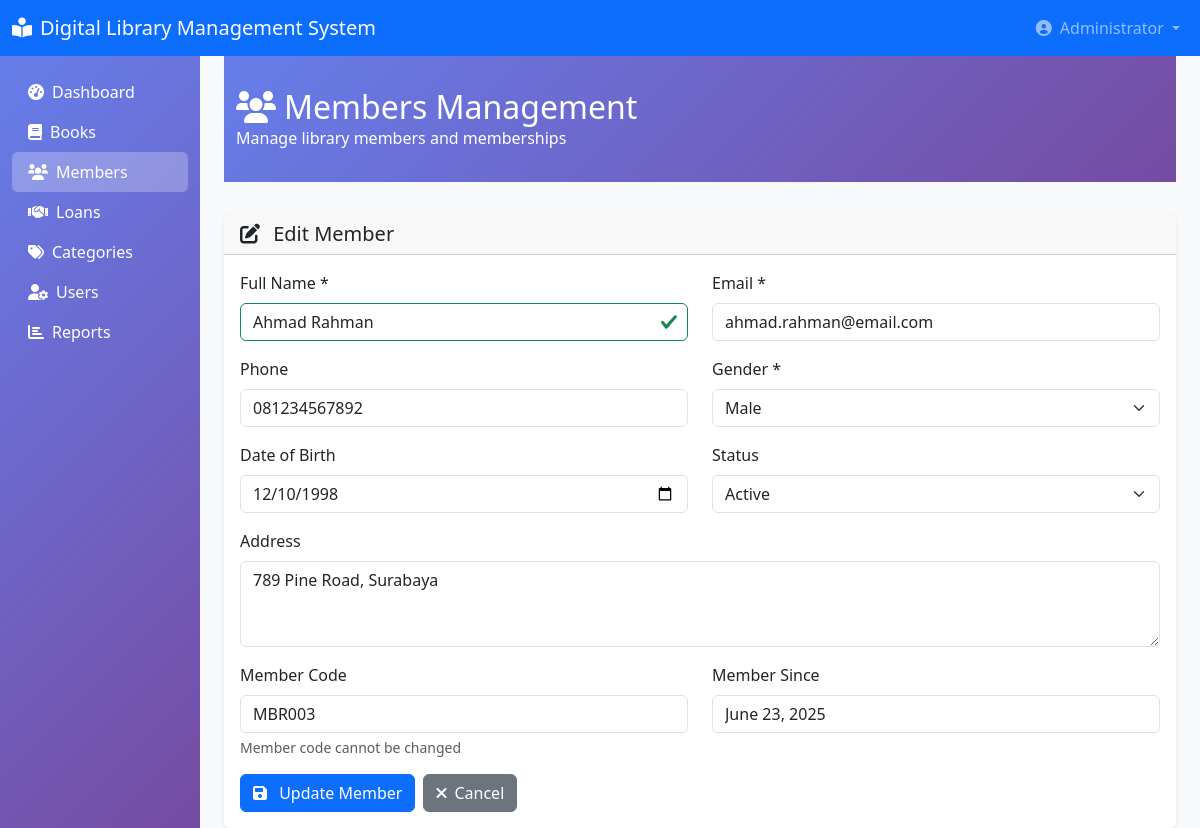
/members.php?action=edit&id=3 (signed in), run on the app's committed database.
### tables this page shows
CREATE TABLE `members` (
  `id` int NOT NULL,
  `member_code` varchar(20) NOT NULL,
  `full_name` varchar(100) NOT NULL,
  `email` varchar(100) NOT NULL,
  `phone` varchar(15) DEFAULT NULL,
  `address` text,
  `date_of_birth` date DEFAULT NULL,
  `gender` enum('male', 'female') NOT NULL,
  `member_since` date DEFAULT (curdate()),
  `status` enum('active', 'inactive', 'suspended') DEFAULT 'active',
  `created_at` timestamp NULL DEFAULT CURRENT_TIMESTAMP,
  `updated_at` timestamp NULL DEFAULT CURRENT_TIMESTAMP ON UPDATE CURRENT_TIMESTAMP
);

### config.php (called while the page is built, shortened)
<?php
class Database
{
    private static $instance = null;
    private $connection;
    private function __construct()
    {
        try {
            $this->connection = new PDO(
                "mysql:host=" . DB_HOST . ";dbname=" . DB_NAME . ";charset=utf8",
                DB_USER,
                DB_PASS,
                [
                    PDO::ATTR_ERRMODE => PDO::ERRMODE_EXCEPTION,
                    PDO::ATTR_DEFAULT_FETCH_MODE => PDO::FETCH_ASSOC,
                    PDO::ATTR_EMULATE_PREPARES => false
                ]
            );
        } catch (PDOException $e) {
            die("Database connection failed: " . $e->getMessage());
        }
    }
    public static function getInstance()
    {
        if (self::$instance === null) {
            self::$instance = new self();
        }
        return self::$instance;
    }
    public function getConnection()
    {
        return $this->connection;
    }
}
function isAdmin()
{
    return isset($_SESSION['role']) && $_SESSION['role'] === 'admin';
}

### classes/BaseModel.php (called while the page is built, shortened)
<?php
abstract class BaseModel
{
    protected $db;
    protected $table;
    protected $primaryKey = 'id';
    protected $hidden = [];
    public function __construct()
    {
        $this->db = Database::getInstance()->getConnection();
    }
    public function find($id)
    {
        try {
            $sql = "SELECT * FROM {$this->table} WHERE {$this->primaryKey} = :id";
            $stmt = $this->db->prepare($sql);
            $stmt->bindParam(':id', $id, PDO::PARAM_INT);
            $stmt->execute();
            $result = $stmt->fetch();
            if ($result) {
                return $this->hideFields($result);
            }
            return null;
        } catch (PDOException $e) {
            throw new Exception("Error finding record: " . $e->getMessage());
        }
    }
    protected function hideFields($data)
    {
        if (empty($this->hidden)) {
            return $data;
        }
        return $data;
    }
}

### Members.php (the view, shortened to what this page needs)
<?php
require_once 'config.php';
require_once 'classes/BaseModel.php';
$memberModel = new Member();
$action = $_GET['action'] ?? 'list';
$editMember = null;
if ($action === 'edit' && isset($_GET['id'])) {
    try {
        $editMember = $memberModel->find((int)$_GET['id']);
    } catch (Exception $e) {
        $message = $e->getMessage();
        $messageType = 'error';
        $action = 'list';
    }
}
?>
<!DOCTYPE html>
<html lang="en">
<head>
    <link href="https://cdn.jsdelivr.net/npm/bootstrap@5.3.0/dist/css/bootstrap.min.css" rel="stylesheet">
    <link href="https://cdnjs.cloudflare.com/ajax/libs/font-awesome/6.0.0/css/all.min.css" rel="stylesheet">
    <link href="https://cdn.datatables.net/1.13.0/css/dataTables.bootstrap5.min.css" rel="stylesheet">
</head>
<body>
    <nav class="navbar navbar-expand-lg navbar-dark bg-primary">
        <div class="container-fluid">
            <a class="navbar-brand" href="dashboard.php">
                <i class="fas fa-book-reader me-2"></i><?php echo SITE_NAME; ?>
            </a>
            <div class="navbar-nav ms-auto">
                <div class="nav-item dropdown">
                    <a class="nav-link dropdown-toggle" href="#" data-bs-toggle="dropdown">
                        <i class="fas fa-user-circle me-2"></i><?php echo htmlspecialchars($_SESSION['full_name']); ?>
                    </a>
                </div>
            </div>
        </div>
    </nav>
    <div class="container-fluid">
        <div class="row">
            <nav class="col-md-3 col-lg-2 d-md-block sidebar collapse" style="background: linear-gradient(135deg, #667eea 0%, #764ba2 100%); min-height: calc(100vh - 56px);">
                <div class="position-sticky pt-3">
                    <ul class="nav flex-column">
                        <li class="nav-item">
                            <a class="nav-link text-white" href="dashboard.php">
                                <i class="fas fa-tachometer-alt me-2"></i>Dashboard
                            </a>
                        </li>
                        <li class="nav-item">
                            <a class="nav-link text-white" href="books.php">
                                <i class="fas fa-book me-2"></i>Books
                            </a>
                        </li>
                        <li class="nav-item">
                            <a class="nav-link text-white bg-white bg-opacity-25 rounded" href="members.php">
                                <i class="fas fa-users me-2"></i>Members
                            </a>
                        </li>
                        <li class="nav-item">
                            <a class="nav-link text-white" href="loans.php">
                                <i class="fas fa-handshake me-2"></i>Loans
                            </a>
                        </li>
                        <li class="nav-item">
                            <a class="nav-link text-white" href="categories.php">
                                <i class="fas fa-tags me-2"></i>Categories
                            </a>
                        </li>
                        <?php if (isAdmin()): ?>
                            <li class="nav-item">
                                <a class="nav-link text-white" href="users.php">
                                    <i class="fas fa-user-cog me-2"></i>Users
                                </a>
                            </li>
                        <?php endif; ?>
                        <li class="nav-item">
                            <a class="nav-link text-white" href="reports.php">
                                <i class="fas fa-chart-bar me-2"></i>Reports
                            </a>
                        </li>
                    </ul>
                </div>
            </nav>
            <main class="col-md-9 ms-sm-auto col-lg-10 px-md-4">
                <div class="page-header">
                    <div class="container-fluid">
                        <div class="row align-items-center">
                            <div class="col">
                                <h1 class="h2 mb-0">
                                    <i class="fas fa-users me-2"></i>Members Management
                                </h1>
                                <p class="mb-0">Manage library members and memberships</p>
                            </div>
                        </div>
                    </div>
                </div>
                <?php if ($action === 'add' || $action === 'edit'): ?>
                    <div class="card">
                        <div class="card-header">
                            <h5 class="mb-0">
                                <i class="fas fa-<?php echo $action === 'add' ? 'plus' : 'edit'; ?> me-2"></i>
                                <?php echo $action === 'add' ? 'Add New Member' : 'Edit Member'; ?>
                            </h5>
                        </div>
                        <div class="card-body">
                            <form method="POST" id="memberForm">
                                <div class="row">
                                    <div class="col-md-6 mb-3">
                                        <label for="full_name" class="form-label">Full Name *</label>
                                        <input type="text" class="form-control" id="full_name" name="full_name"
                                            value="<?php echo htmlspecialchars($editMember['full_name'] ?? ''); ?>"
                                            required maxlength="100">
                                    </div>
                                    <div class="col-md-6 mb-3">
                                        <label for="email" class="form-label">Email *</label>
                                        <input type="email" class="form-control" id="email" name="email"
                                            value="<?php echo htmlspecialchars($editMember['email'] ?? ''); ?>"
                                            required maxlength="100">
                                    </div>
                                </div>
                                <div class="row">
                                    <div class="col-md-6 mb-3">
                                        <label for="phone" class="form-label">Phone</label>
                                        <input type="tel" class="form-control" id="phone" name="phone"
                                            value="<?php echo htmlspecialchars($editMember['phone'] ?? ''); ?>"
                                            maxlength="15">
                                    </div>
                                    <div class="col-md-6 mb-3">
                                        <label for="gender" class="form-label">Gender *</label>
                                        <select class="form-select" id="gender" name="gender" required>
                                            <option value="male" <?php echo ($editMember['gender'] ?? '') === 'male' ? 'selected' : ''; ?>>Male</option>
                                        </select>
                                    </div>
                                </div>
                                <div class="row">
                                    <div class="col-md-6 mb-3">
                                        <label for="date_of_birth" class="form-label">Date of Birth</label>
                                        <input type="date" class="form-control" id="date_of_birth" name="date_of_birth"
                                            value="<?php echo $editMember['date_of_birth'] ?? ''; ?>"
                                            max="<?php echo date('Y-m-d'); ?>">
                                    </div>
                                    <?php if ($action === 'add'): ?>
                                        <div class="col-md-6 mb-3">
                                            <label for="member_since" class="form-label">Member Since</label>
                                            <input type="date" class="form-control" id="member_since" name="member_since"
                                                value="<?php echo date('Y-m-d'); ?>" max="<?php echo date('Y-m-d'); ?>">
                                            <div class="form-text">Leave empty to use today's date</div>
                                        </div>
                                    <?php else: ?>
                                        <div class="col-md-6 mb-3">
                                            <label for="status" class="form-label">Status</label>
                                            <select class="form-select" id="status" name="status">
                                                <option value="active" <?php echo ($editMember['status'] ?? '') === 'active' ? 'selected' : ''; ?>>Active</option>
                                            </select>
                                        </div>
                                    <?php endif; ?>
                                </div>
                                <div class="mb-3">
                                    <label for="address" class="form-label">Address</label>
                                    <textarea class="form-control" id="address" name="address" rows="3"><?php echo htmlspecialchars($editMember['address'] ?? ''); ?></textarea>
                                </div>
                                <?php if ($action === 'edit'): ?>
                                    <div class="row">
                                        <div class="col-md-6 mb-3">
                                            <label class="form-label">Member Code</label>
                                            <input type="text" class="form-control" value="<?php echo htmlspecialchars($editMember['member_code']); ?>" readonly>
                                            <div class="form-text">Member code cannot be changed</div>
                                        </div>
                                        <div class="col-md-6 mb-3">
                                            <label class="form-label">Member Since</label>
                                            <input type="text" class="form-control" value="<?php echo date('F d, Y', strtotime($editMember['member_since'])); ?>" readonly>
                                        </div>
                                    </div>
                                <?php endif; ?>
                                <div class="d-flex gap-2">
                                    <button type="submit" name="<?php echo $action === 'add' ? 'add_member' : 'edit_member'; ?>" class="btn btn-primary">
                                        <i class="fas fa-save me-2"></i>
                                        <?php echo $action === 'add' ? 'Add Member' : 'Update Member'; ?>
                                    </button>
                                    <a href="members.php" class="btn btn-secondary">
                                        <i class="fas fa-times me-2"></i>Cancel
                                    </a>
                                </div>
                            </form>
                        </div>
                    </div>
                <?php endif; ?>
            </main>
        </div>
    </div>
</body>
</html>

### Members.php (style rules this page uses)
body { background-color: #f8f9fa; }
.page-header { background: linear-gradient(135deg, #667eea 0%, #764ba2 100%); color: white; padding: 2rem 0; margin-bottom: 2rem; }
.card { box-shadow: 0 0.125rem 0.25rem rgba(0, 0, 0, 0.075); border: none; }

### data on the page
members: full_name "Ahmad Rahman", email "ahmad.rahman@email.com", phone "081234567892", gender "Male", date_of_birth "12/10/1998", status "Active", address "789 Pine Road, Surabaya", member_code "MBR003", member_since "June 23, 2025"

### other printed values
SITE_NAME "Digital Library Management System"
$_SESSION['full_name'] "Administrator"
